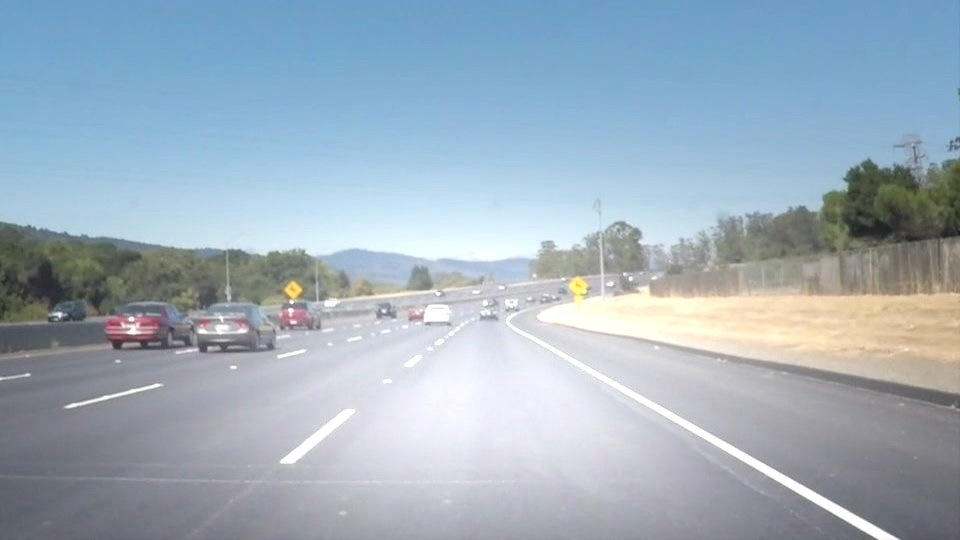
#> input picture LAB/Lab_5/leaderboard/frames/hard_img_solidWhiteCurve_glare.jpg, 960 x 540 px
$ python 01_opencv_basics.py --image ../../../LAB/Lab_5/leaderboard/frames/hard_img_solidWhiteCurve_glare.jpg
#> lines starting #> are read from the running program, lines starting #| are printed output that depends on the picture
"""
Week 2 - OpenCV fundamentals.

Loads an image, converts between colour spaces, crops an ROI, annotates it,
adjusts brightness/contrast safely, and writes a 2x2 montage to disk.

Usage:
    python 01_opencv_basics.py --image path/to/img.jpg --out montage.jpg
"""
import argparse
import cv2
import numpy as np


def adjust_brightness_contrast(img, alpha=1.2, beta=20):
    """alpha = contrast gain, beta = brightness offset. Safe (saturating)."""
    return cv2.convertScaleAbs(img, alpha=alpha, beta=beta)


def label_box(img, x, y, w, h, text):
    cv2.rectangle(img, (x, y), (x + w, y + h), (0, 255, 0), 2)
    cv2.putText(img, text, (x, max(0, y - 8)),
                cv2.FONT_HERSHEY_SIMPLEX, 0.6, (0, 255, 0), 2)
    return img


def to_3ch(gray):
    """Stack a single-channel image to 3 channels so it montages cleanly."""
    return cv2.cvtColor(gray, cv2.COLOR_GRAY2BGR)


def main():
    ap = argparse.ArgumentParser()
    ap.add_argument("--image", required=True)
    ap.add_argument("--out", default="montage.jpg")
    args = ap.parse_args()

    img = cv2.imread(args.image)            # NOTE: OpenCV loads as BGR, not RGB
#> img is the input picture: shape (540, 960, 3); mean B, G, R 188.7, 175.2, 158.9
    if img is None:
        raise SystemExit(f"Could not read {args.image}")

    h, w = img.shape[:2]
#> h = 540; w = 960
    print(f"Loaded {w}x{h}, dtype={img.dtype}, channels={img.shape[2]}")
#| Loaded 960x540, dtype=uint8, channels=3

    gray = cv2.cvtColor(img, cv2.COLOR_BGR2GRAY)
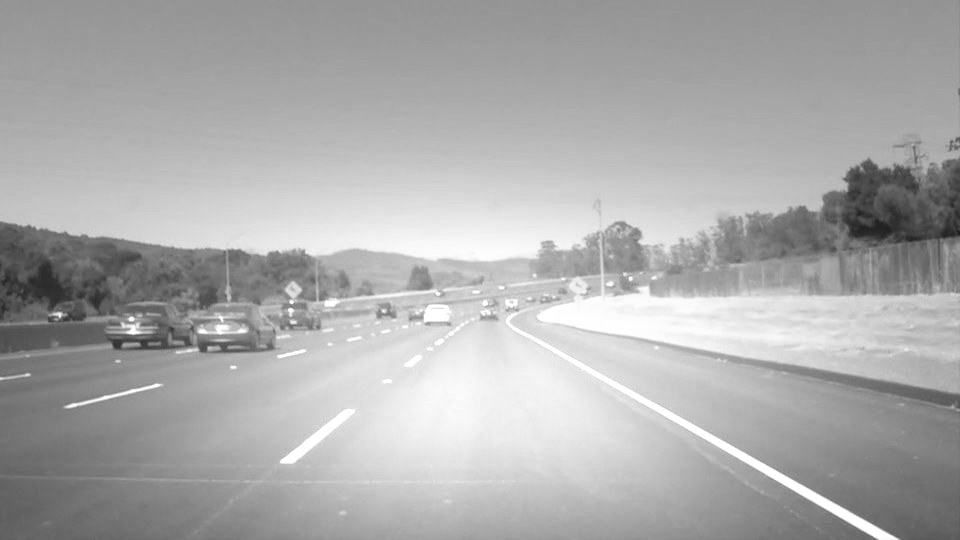
#> gray: shape (540, 960); min 26, max 255, mean 171.8
    hsv = cv2.cvtColor(img, cv2.COLOR_BGR2HSV)
#> hsv: shape (540, 960, 3); mean H, S, V 97.5, 47.9, 192.7

    # Annotate a centre ROI on a brightened copy
    annotated = adjust_brightness_contrast(img.copy(), alpha=1.15, beta=15)
#> in adjust_brightness_contrast, `return cv2.convertScaleAbs(img, alpha=alpha, beta=beta)`:
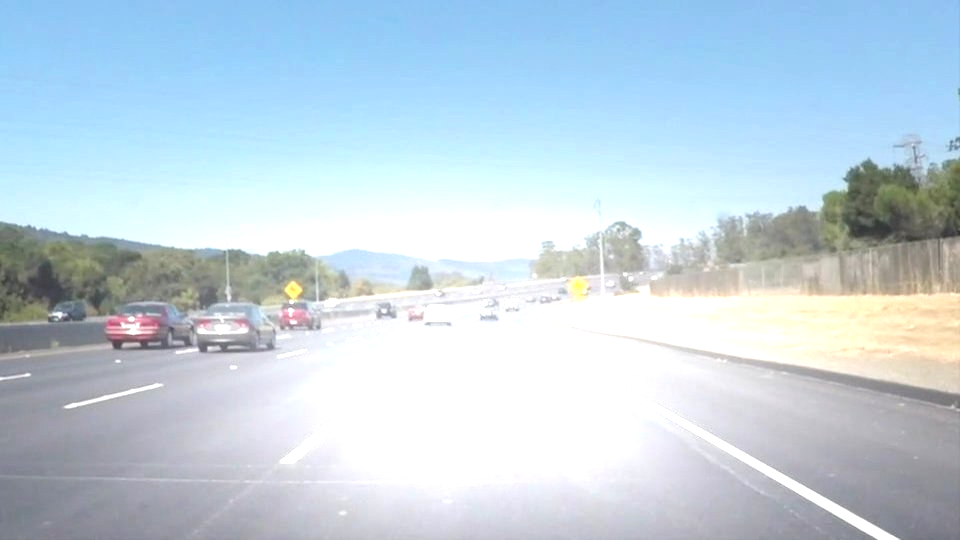
#> returned value: shape (540, 960, 3); mean of channels 0, 1, 2 223.3, 211.5, 193.4; drawn as B, G, R
    rw, rh = w // 3, h // 3
#> rw = 320; rh = 180
    annotated = label_box(annotated, w // 3, h // 3, rw, rh, "ROI")
#> in label_box, `cv2.putText(img, text, (x, max(0, y - 8)), cv2.FONT_HERSHEY_SIMPLEX, 0..`:
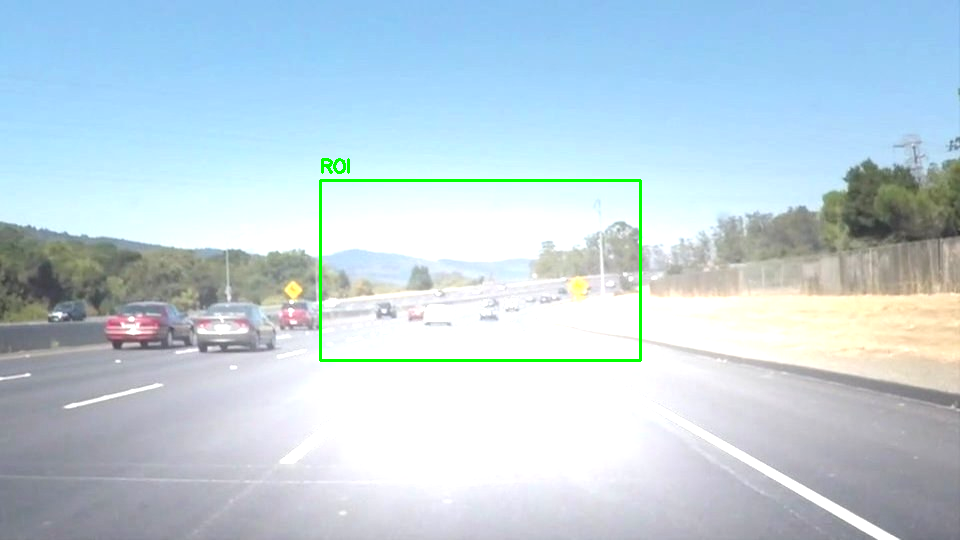
#> img: shape (540, 960, 3); mean B, G, R 221.8, 211.6, 192

    # Build a 2x2 montage: original | gray | hsv | annotated
    top = np.hstack([img, to_3ch(gray)])
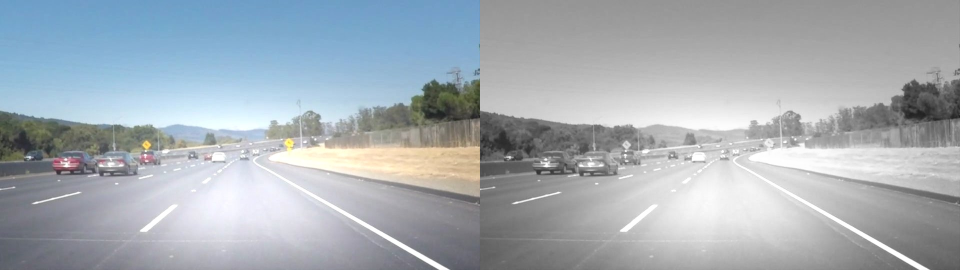
#> top: shape (540, 1920, 3) (shown at 1/2 size); mean B, G, R 180.3, 173.5, 165.4
    bot = np.hstack([hsv, annotated])
#> bot: shape (540, 1920, 3); mean H, S, V 159.6, 129.8, 192.3
    montage = np.vstack([top, bot])
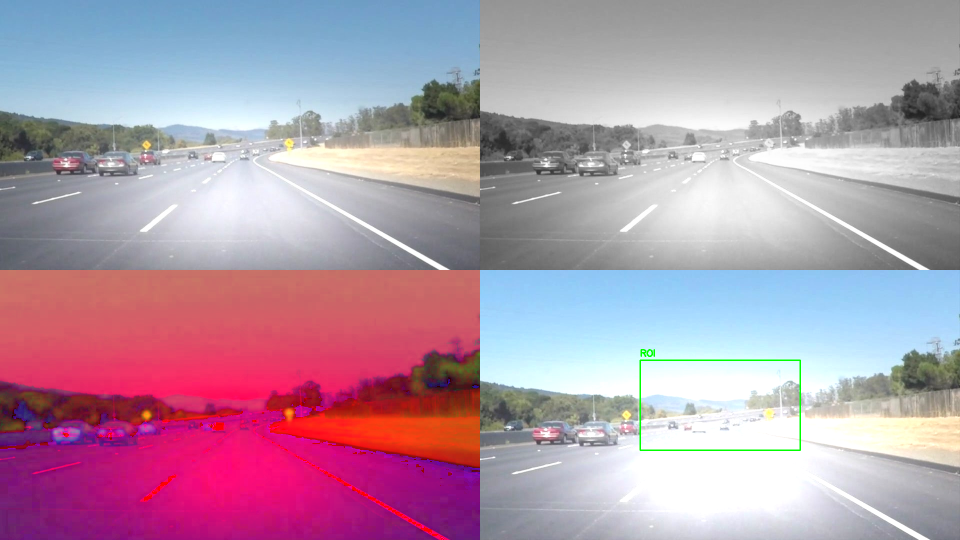
#> montage: shape (1080, 1920, 3) (shown at 1/2 size); mean B, G, R 170, 151.6, 178.9

    cv2.imwrite(args.out, montage)
    print(f"Wrote {args.out}")

    # Show if a display is available (skip on headless Pi)
    try:
        cv2.imshow("montage (press any key)", montage)
        cv2.waitKey(0)
        cv2.destroyAllWindows()
    except cv2.error:
        pass


if __name__ == "__main__":
    main()

$ run again, on LAB/Lab_5/leaderboard/frames/hard_img_solidYellowCurve2_shadows.jpg
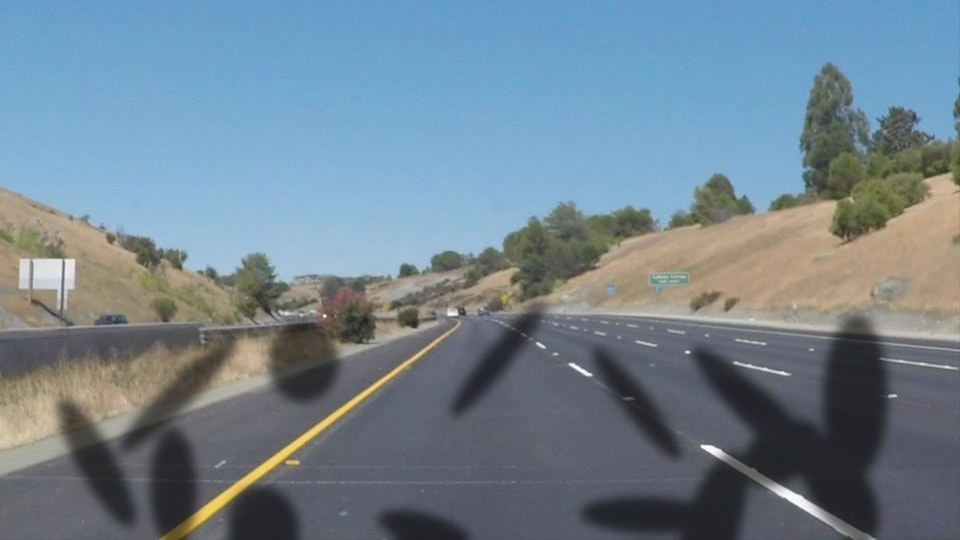
#> input picture LAB/Lab_5/leaderboard/frames/hard_img_solidYellowCurve2_shadows.jpg, 960 x 540 px
#> in main, img is the input picture: shape (540, 960, 3); mean B, G, R 144, 131.4, 113.6
#| Loaded 960x540, dtype=uint8, channels=3
#> hsv: shape (540, 960, 3); mean H, S, V 86.8, 66.6, 151.7
#> in label_box, `cv2.putText(img, text, (x, max(0, y - 8)), cv2.FONT_HERSHEY_SIMPLEX, 0..`:
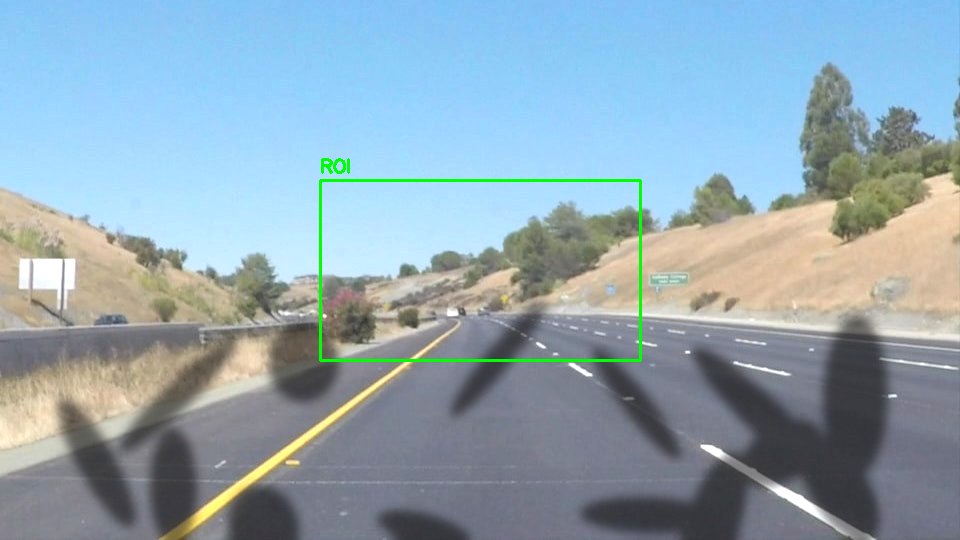
#> img: shape (540, 960, 3); mean B, G, R 178.3, 166.5, 144.5
#> bot: shape (540, 1920, 3); mean H, S, V 132.5, 116.5, 148.1
#> in main, `montage = np.vstack([top, bot])`:
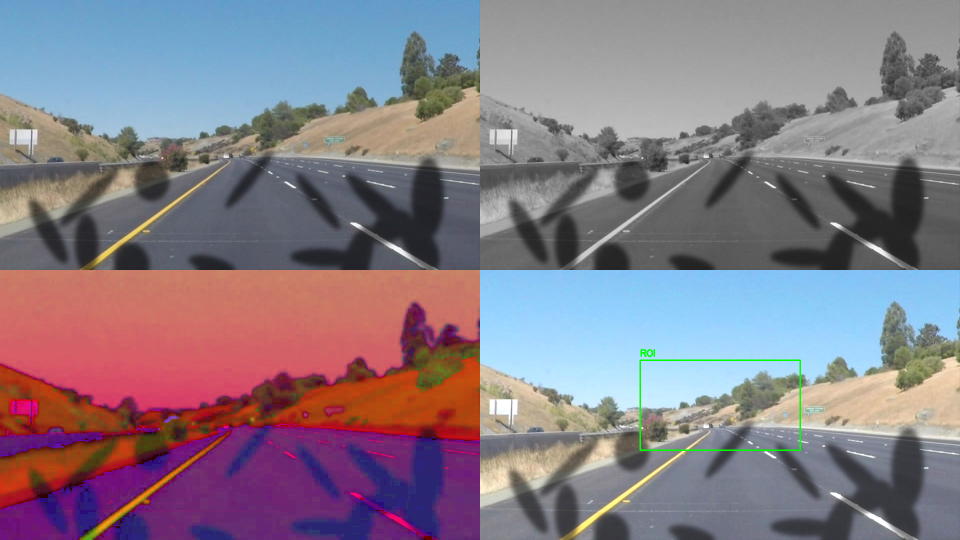
#> montage: shape (1080, 1920, 3) (shown at 1/2 size); mean B, G, R 134.1, 123, 134.3

$ run again, on LAB/Lab_5/leaderboard/frames/hard_img_solidYellowLeft_haze.jpg
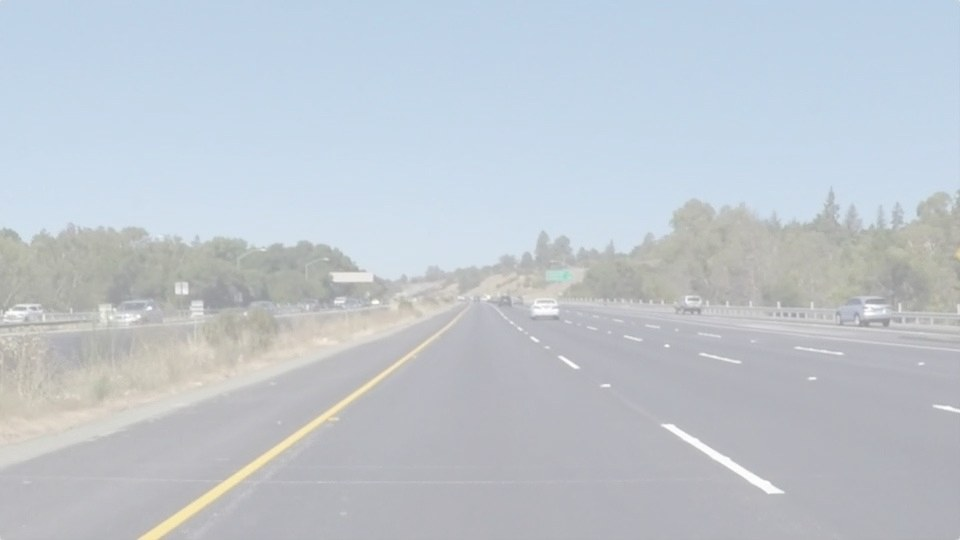
#> input picture LAB/Lab_5/leaderboard/frames/hard_img_solidYellowLeft_haze.jpg, 960 x 540 px
#> in main, img is the input picture: shape (540, 960, 3); mean B, G, R 207.4, 199.5, 192
#| Loaded 960x540, dtype=uint8, channels=3
#> hsv: shape (540, 960, 3); mean H, S, V 94.6, 21.8, 209.2
#> in label_box, `cv2.putText(img, text, (x, max(0, y - 8)), cv2.FONT_HERSHEY_SIMPLEX, 0..`:
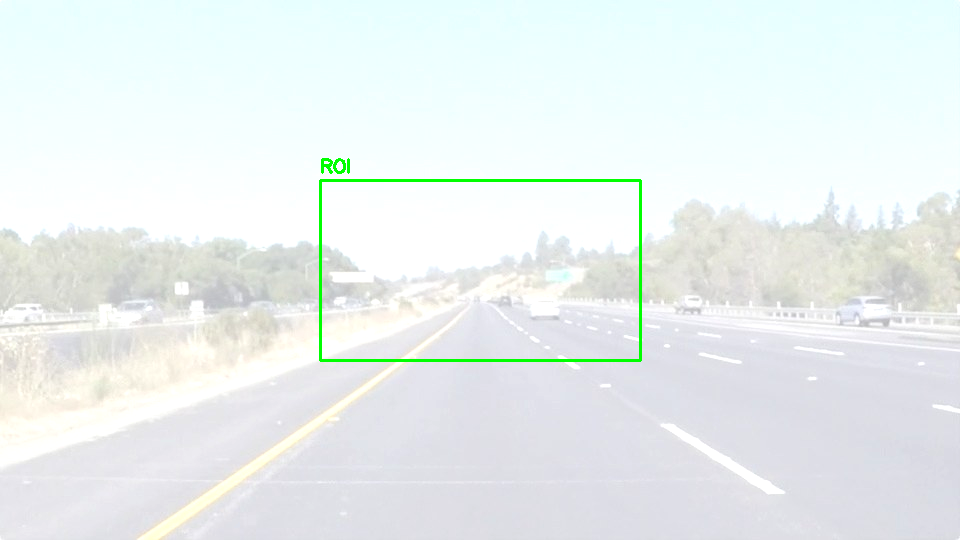
#> img: shape (540, 960, 3); mean B, G, R 239.7, 240.4, 233.6
#> bot: shape (540, 1920, 3); mean H, S, V 167.1, 131.1, 221.4
#> in main, `montage = np.vstack([top, bot])`:
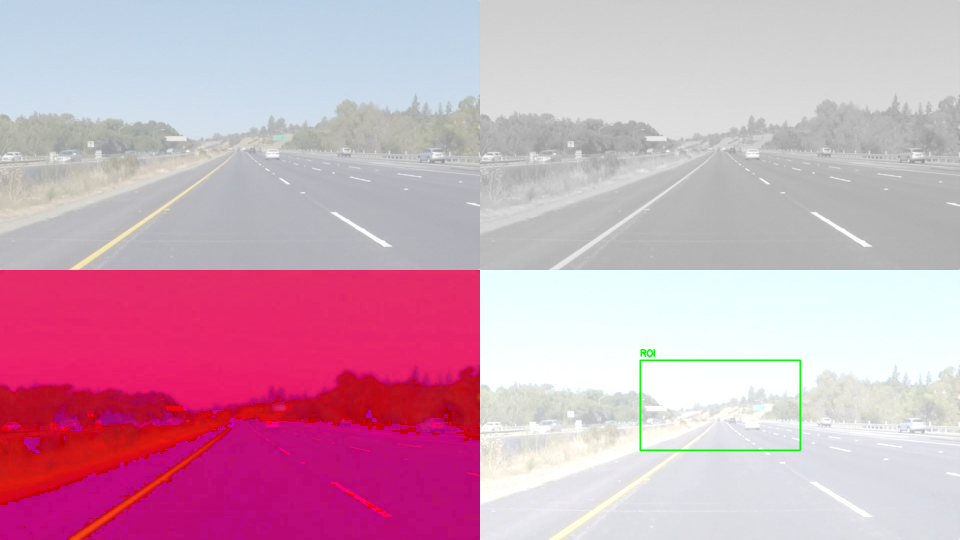
#> montage: shape (1080, 1920, 3) (shown at 1/2 size); mean B, G, R 185, 165, 208.3
